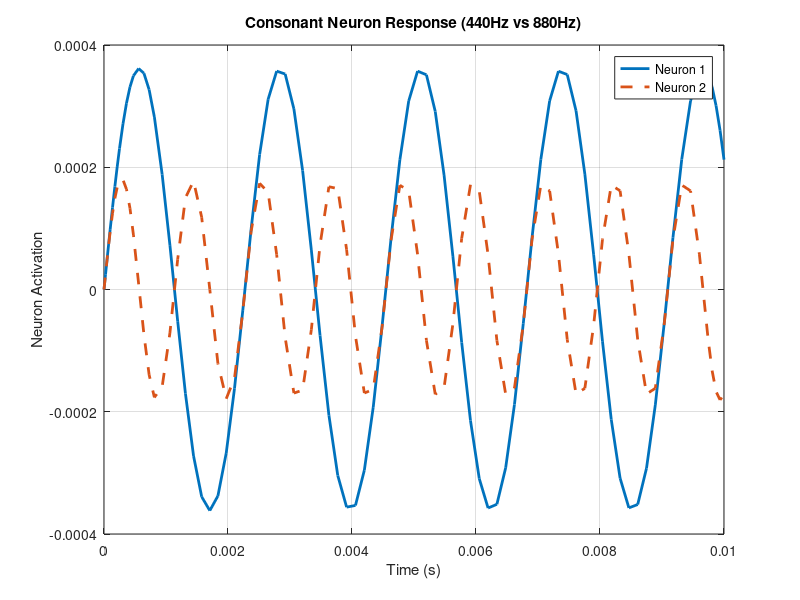

Write the MATLAB code that produced this figure.
% Parameters
tau1 = 2; tau2 = 2.5; A1 = 1; A2 = 1; epsilon = 0.1;
w1 = 2*pi*440;  % A4
w2 = 2*pi*880;  % A5 (consonant)

% Time span
tspan = [0 0.01];  % 0 to 0.01 seconds (because oscillations are fast)

% Initial conditions
init = [0 0];  % x1(0) = 0, x2(0) = 0

% Define system of ODEs
odefun = @(t, x) [
    -x(1)/tau1 + A1*cos(w1*t) + epsilon*(x(2) - x(1));
    -x(2)/tau2 + A2*cos(w2*t) + epsilon*(x(1) - x(2))
];

% Solve numerically
[t, x] = ode45(odefun, tspan, init);

% Plot
plot(t, x(:,1), 'LineWidth', 2)
hold on
plot(t, x(:,2), '--', 'LineWidth', 2)
xlabel('Time (s)')
ylabel('Neuron Activation')
title('Consonant Neuron Response (440Hz vs 880Hz)')
legend('Neuron 1', 'Neuron 2')
grid on
